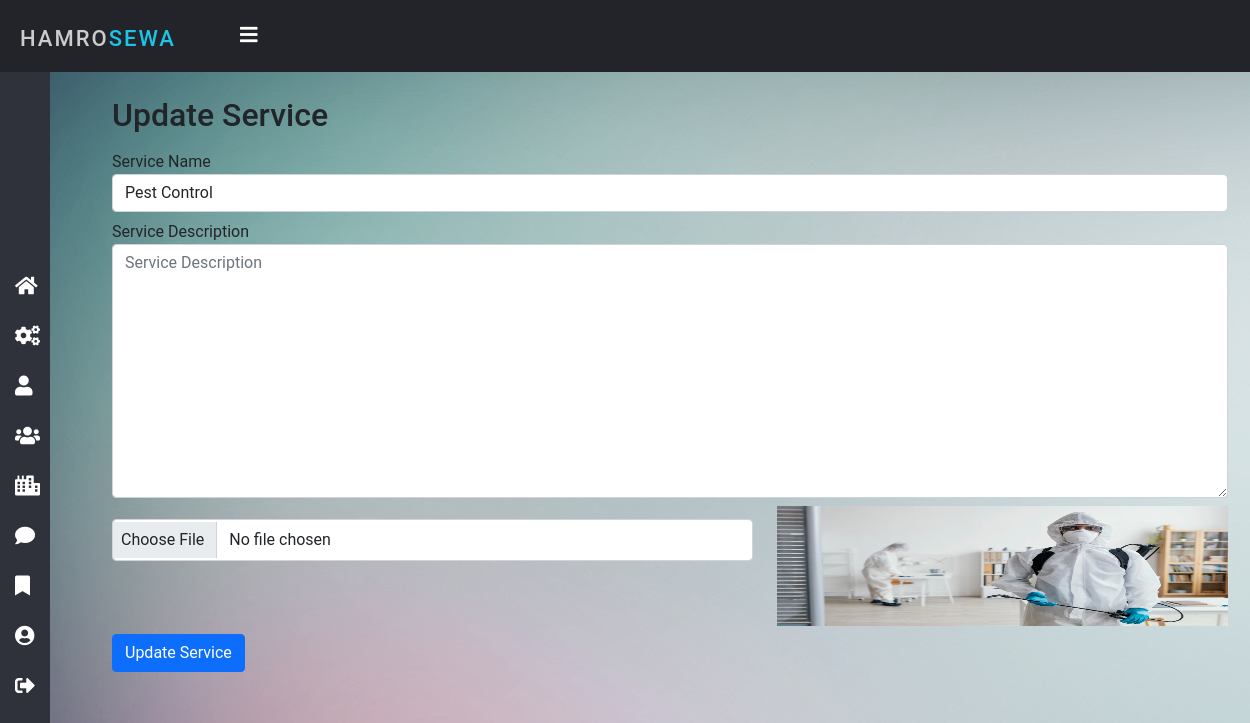
The app's page /editservices/1 (signed in) with its own data.
### home/models.py (models this page shows, shortened)
class Service(models.Model):
    service_id = models.AutoField(primary_key=True)
    service_name = models.CharField(max_length=50)
    service_desc = models.TextField()
    image = models.FileField(null=True)
    pub_date = models.DateField(auto_now_add=True)

### home/views.py (the view, shortened to what this page needs)
# urls.py: path('editservices/<int:pid>', views.editServices, name= 'editservices'),
@login_required(login_url='login')
def editServices(request, pid):
    if not request.user.is_staff:
        return redirect('error')
    ser = Service.objects.get(service_id=pid)
    return render(request, 'admin/edit_services.html', {'ser': ser})

### templates/admin/edit_services.html (shortened to what this page needs)
{% extends 'admin/admin_nav.html' %}
{% block body %}
<div class="container ">
    <div class="my-3">
        <h2>Update Service</h2>
    </div>
    <div>
        <form action="" method="POST" enctype="multipart/form-data">
            <div class="form-group">
                <label>Service Name</label>
                <input type="text" class="form-control" value="{{ser.service_name}}" name="service_name"
                    placeholder="Enter Service Name" required>
            </div>
            <div class="form-group my-2">
                <label>Service Description</label>
                <textarea name="service_desc" id="service_desc" cols="30" class="form-control" rows="10"
                    placeholder="Service Description" required></textarea>
            </div>
            <div class="form-group my-2">
                <div class="row">
                    <div class="col-md-7">
                        <input type="file" name="image" class="form-control"
                            style="width:100%;padding:8px;margin-top:2%;border:1px solid lightgrey ">
                    </div>
                    <div class="col-md-5">
                        <img src="{{ser.image.url}}" style="width:100%;height:120px">
                    </div>
                </div>
            </div>
            <div class="form-group my-2">
                <button type="submit" class="btn btn-primary" id="update">Update Service</button>
            </div>
        </form>
    </div>
</div>
{% endblock %}

### static/css/admin_style.css (style rules this page uses)
* { margin: 0; padding: 0; box-sizing: border-box; font-family: "Roboto", sans-serif; }
body { background-image: url('/static/img/bg.jpg'); overflow-x: hidden; }

### templates/admin/edit_services.html (style rules this page uses)
.container { min-height: 80vh; }

### records on screen
Service: service_name "Pest Control", image (picture)
